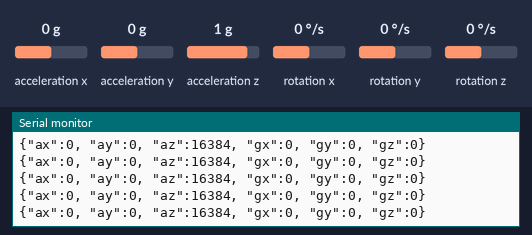
The sketch below on a simulated ESP32. Parts: the last lines printed to the serial monitor. The inputs (shaded band) are chosen by the test bench; at power-on: acceleration x 0 g, acceleration y 0 g, acceleration z 1 g, rotation x 0 °/s, rotation y 0 °/s, rotation z 0 °/s.

Above: at 1.3 s.
1.4 s: acceleration x set to -1.4 g
At 1.47 s:
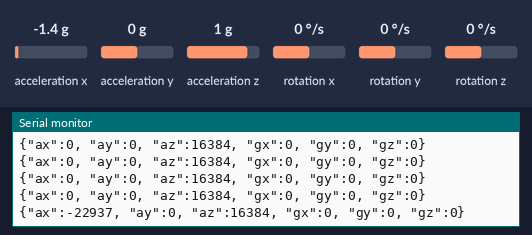
2.9 s: acceleration y set to -1.4 g
At 2.92 s:
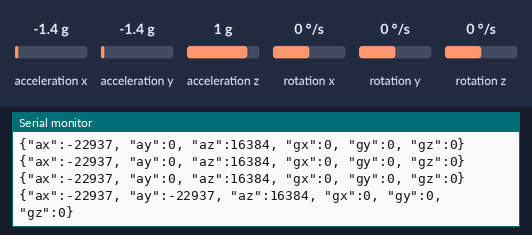
4.4 s: acceleration z set to -1.4 g
At 4.44 s:
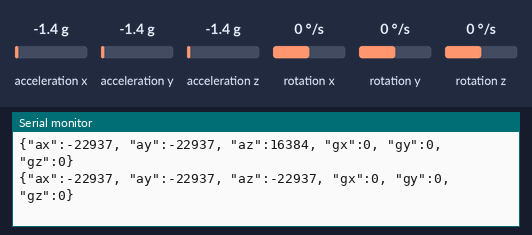
5.9 s: rotation x set to -192 °/s
At 5.95 s:
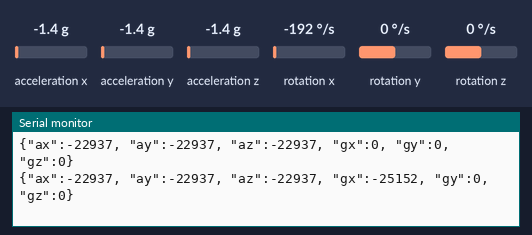
7.4 s: rotation y set to -192 °/s
At 7.41 s:
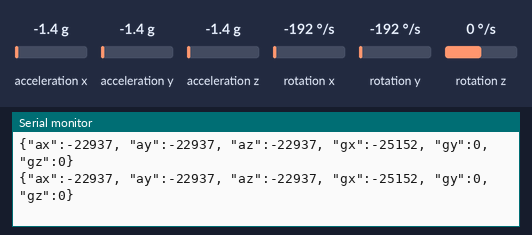

Measured:
- after the input at 1.4 s, the serial monitor: prints a new line after 0.06 s (image 1)
- after the input at 2.9 s, the serial monitor: prints a new line at once (image 2)
- after the input at 4.4 s, the serial monitor: prints a new line at once (image 3)
- after the input at 5.9 s, the serial monitor: prints a new line at once (image 4)

The sketch:

mpu6050.ino
```cpp
#include <Wire.h>
#include <MPU6050.h>

MPU6050 mpu;

// กำหนดขา I2C
const int sda_pin = 21;
const int scl_pin = 22;

void setup() {
  Serial.begin(115200);
  while (!Serial);


  Wire.begin(sda_pin, scl_pin);
  Wire.setClock(400000);
  delay(100);

  Serial.println("Initializing MPU6050...");
  mpu.initialize();


  uint8_t devId = mpu.getDeviceID();
  Serial.print("Device ID read: 0x");
  Serial.println(devId, HEX);

  if (devId != 0x68) {
    Serial.println("Warning: Connection check failed (Wait for reset...)");
  } else {
    Serial.println("MPU6050 connection successful!");
  }
}

void loop() {
  int16_t ax, ay, az;
  int16_t gx, gy, gz;

  mpu.getMotion6(&ax, &ay, &az, &gx, &gy, &gz);

  // --- ส่งเป็น JSON (Raw Data) ---
  Serial.print("{\"ax\":"); Serial.print(ax);
  Serial.print(", \"ay\":"); Serial.print(ay);
  Serial.print(", \"az\":"); Serial.print(az);
  Serial.print(", \"gx\":"); Serial.print(gx);
  Serial.print(", \"gy\":"); Serial.print(gy);
  Serial.print(", \"gz\":"); Serial.print(gz);
  Serial.println("}");

  delay(50);
}
```
